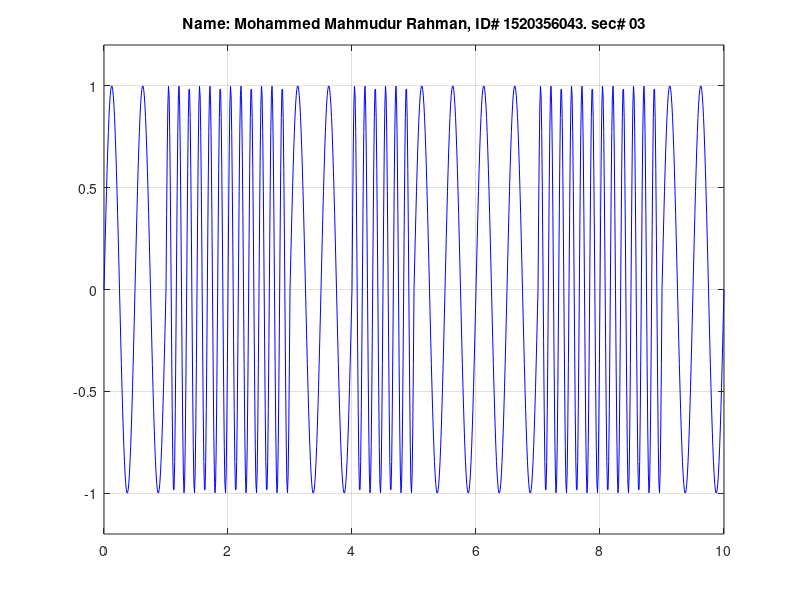

MATLAB code to generate this figure:
%name: Mohammed Mahmudur Rahman
%ID# 1520386043
%Section: 03

clc, clear all;

A= [0 1 1 0 1 0 0 1 1 0];
n= length(A);

mt= [];

for i=0: 1: n-1;
mt((i*100)+1: 1: ((i+1)*100)+1) =A(i+1);
end

t= 0: 0.01: n;
fc =2;
f_dev=4;
ct= sin(2*pi*fc*t);
fsk = sin(2*pi*(fc+f_dev*mt).*t);


plot (t,fsk, 'b');
grid on;
ylim([-1.2 1.2]);
title('Name: Mohammed Mahmudur Rahman, ID# 1520356043. sec# 03');